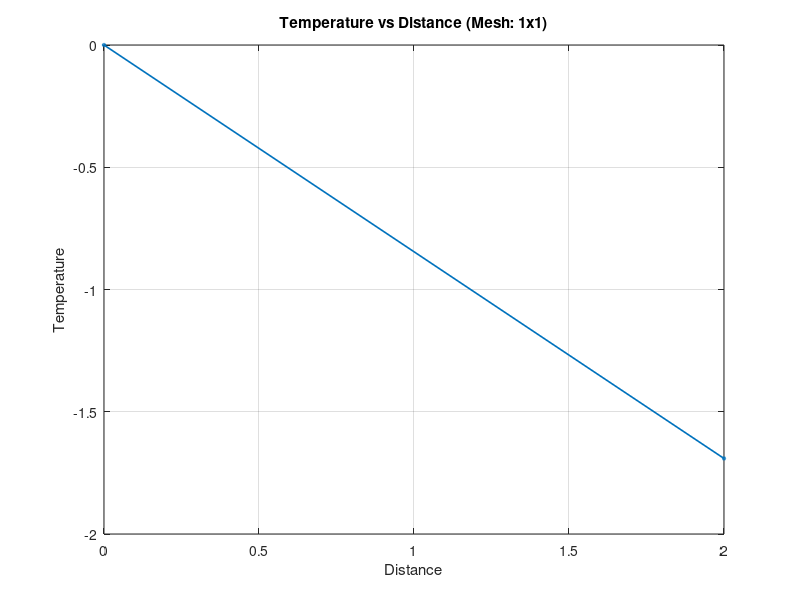
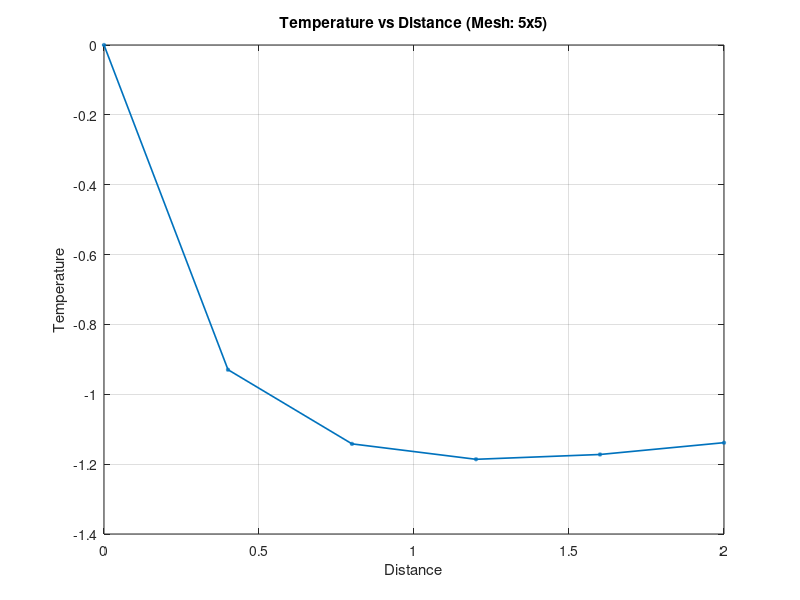
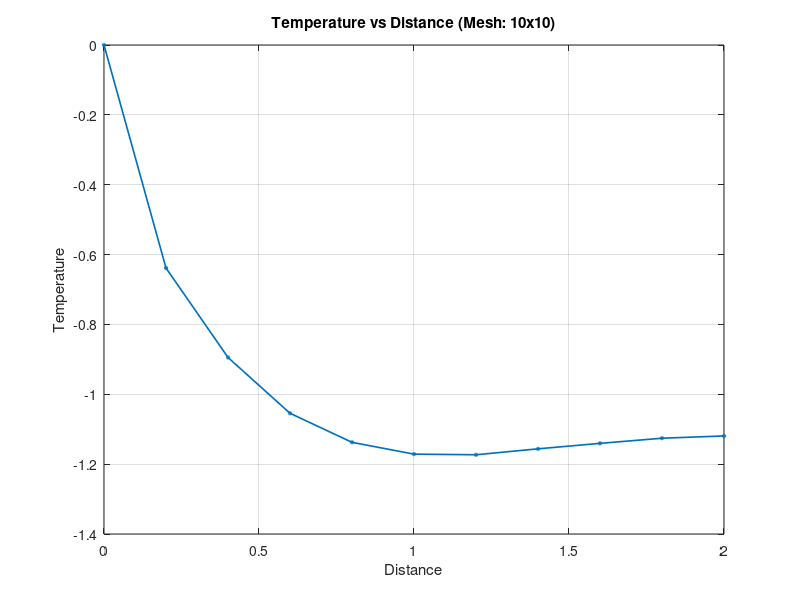
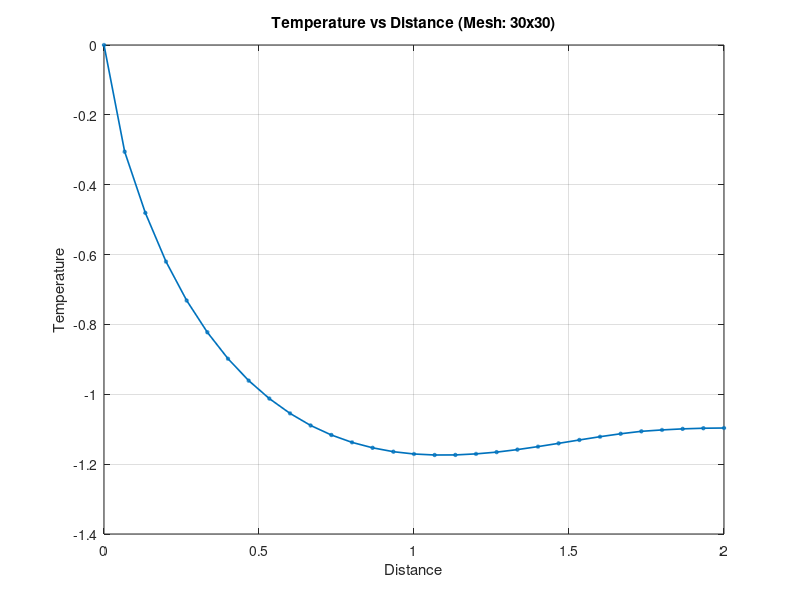

The MATLAB script that drew these images, in order:
% Mesh: 1x1
distance_1x1 = [0, 2]; % X-axis: distance
temperature_1x1 = [0, -1.691057]; % Y-axis: temperature

% Mesh: 5x5
distance_5x5 = [0, 0.40000001, 0.80000001, 1.2, 1.6, 2]; % X-axis: distance
temperature_5x5 = [0, -0.92959797, -1.141946, -1.186126, -1.172345, -1.1385241]; % Y-axis: temperature

% Mesh: 10x10
distance_10x10 = [0, 0.2, 0.40000001, 0.60000002, 0.80000001, 1, 1.2, 1.4, 1.6, 1.8, 2]; % X-axis: distance
temperature_10x10 = [0, -0.63847899, -0.89456898, -1.054333, -1.137543, -1.17135, -1.173138, -1.156141, -1.140487, -1.125789, -1.119251]; % Y-axis: temperature

% Mesh: 30x30
distance_30x30 = [0, 0.0666667, 0.133333, 0.2, 0.26666701, 0.33333299, 0.40000001, 0.466667, 0.533333, 0.60000002, ...
                  0.66666698, 0.73333299, 0.80000001, 0.86666697, 0.93333298, 1, 1.0666699, 1.13333, 1.2, ...
                  1.26667, 1.33333, 1.4, 1.46667, 1.53333, 1.6, 1.66667, 1.73333, 1.8, 1.86667, 1.9333301, 2];
temperature_30x30 = [0, -0.305392, -0.480625, -0.62011403, -0.73141199, -0.822492, -0.89810902, -0.96077102, -1.012302, ...
                     -1.054671, -1.089301, -1.116519, -1.137682, -1.15326, -1.164349, -1.17094, -1.173826, -1.173617, ...
                     -1.1705869, -1.165571, -1.158374, -1.149794, -1.140412, -1.130795, -1.121429, -1.113026, ...
                     -1.1060261, -1.102041, -1.09901, -1.0971839, -1.096542];

% Plot individual graphs
figure(1);
plot(distance_1x1, temperature_1x1, '-o', 'LineWidth', 1.2, 'MarkerSize', 2);
grid on;
xlabel('Distance'); ylabel('Temperature');
title('Temperature vs Distance (Mesh: 1x1)');

figure(2);
plot(distance_5x5, temperature_5x5, '-o', 'LineWidth', 1.2, 'MarkerSize', 2);
grid on;
xlabel('Distance'); ylabel('Temperature');
title('Temperature vs Distance (Mesh: 5x5)');

figure(3);
plot(distance_10x10, temperature_10x10, '-o', 'LineWidth', 1.2, 'MarkerSize', 2);
grid on;
xlabel('Distance'); ylabel('Temperature');
title('Temperature vs Distance (Mesh: 10x10)');

figure(4);
plot(distance_30x30, temperature_30x30, '-o', 'LineWidth', 1.2, 'MarkerSize', 2);
grid on;
xlabel('Distance'); ylabel('Temperature');
title('Temperature vs Distance (Mesh: 30x30)');

% Final graph with all lines
figure(5);
hold on;
plot(distance_1x1, temperature_1x1, '-o', 'LineWidth', 1.2, 'MarkerSize', 2, 'DisplayName', 'Mesh: 1x1');
plot(distance_5x5, temperature_5x5, '-o', 'LineWidth', 1.2, 'MarkerSize', 2, 'DisplayName', 'Mesh: 5x5');
plot(distance_10x10, temperature_10x10, '-o', 'LineWidth', 1.2, 'MarkerSize', 2, 'DisplayName', 'Mesh: 10x10');
plot(distance_30x30, temperature_30x30, '-o', 'LineWidth', 1.2, 'MarkerSize', 2, 'DisplayName', 'Mesh: 30x30');
grid on;
xlabel('Distance'); ylabel('Temperature');
title('Temperature vs Distance (All Mesh Sizes)');
legend('show'); % Show legend
hold off;